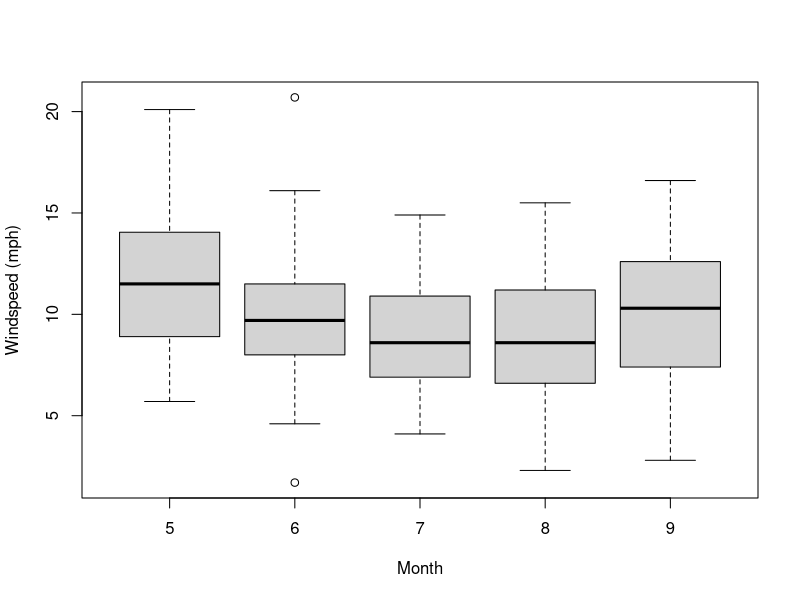
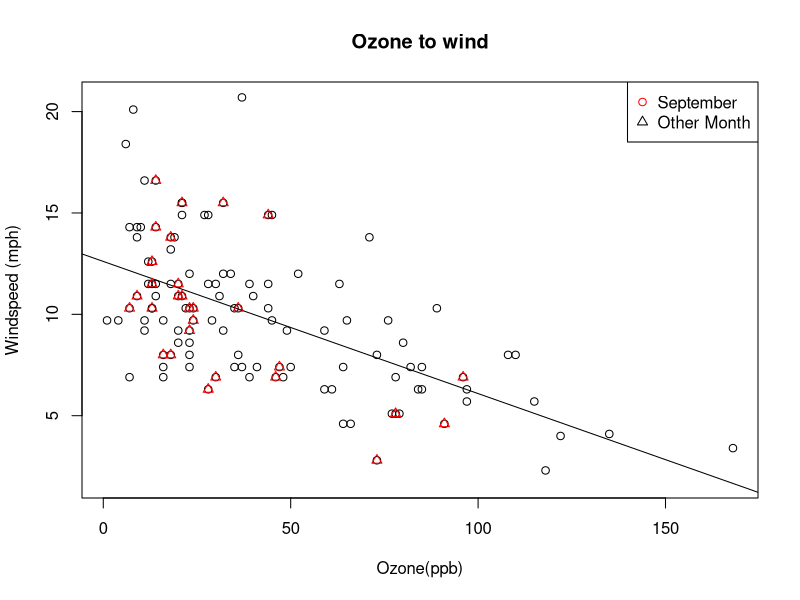
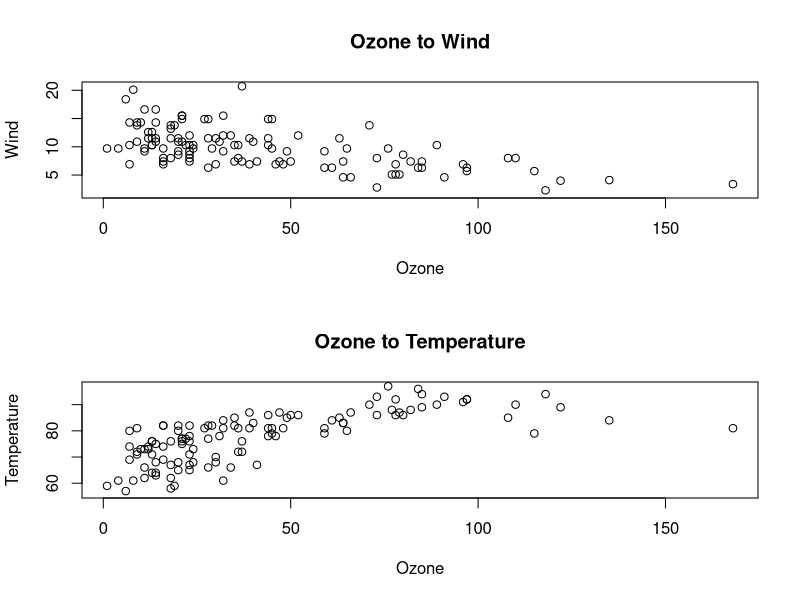
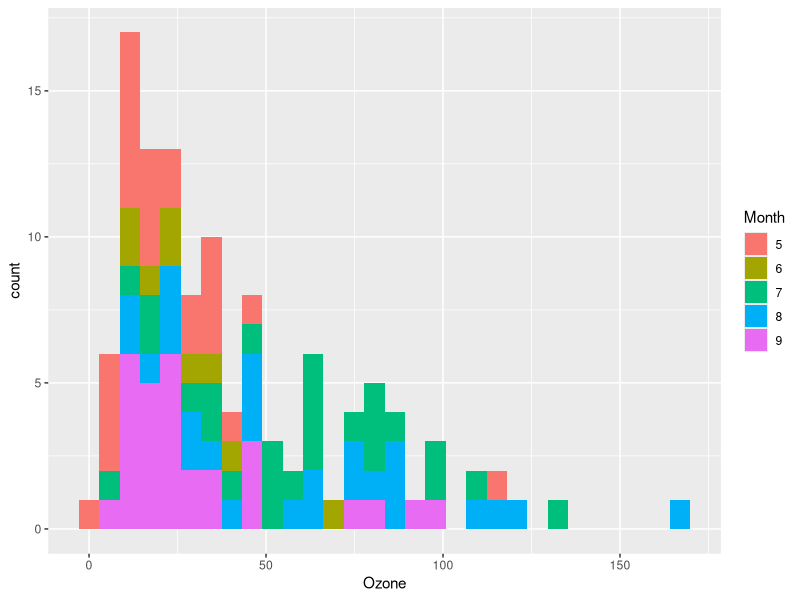
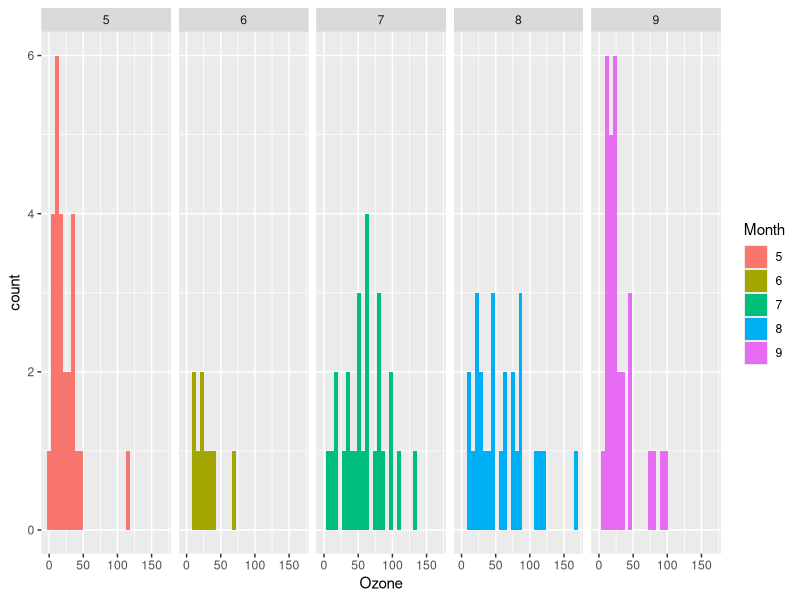
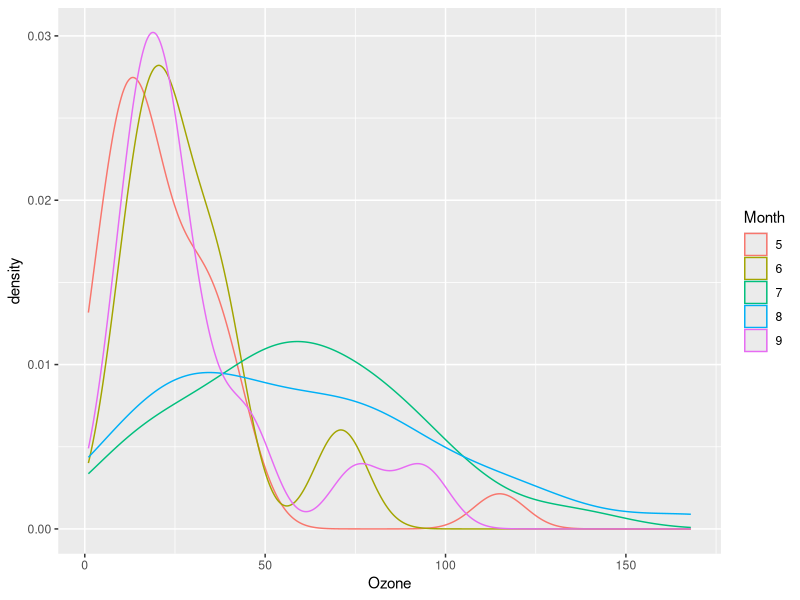
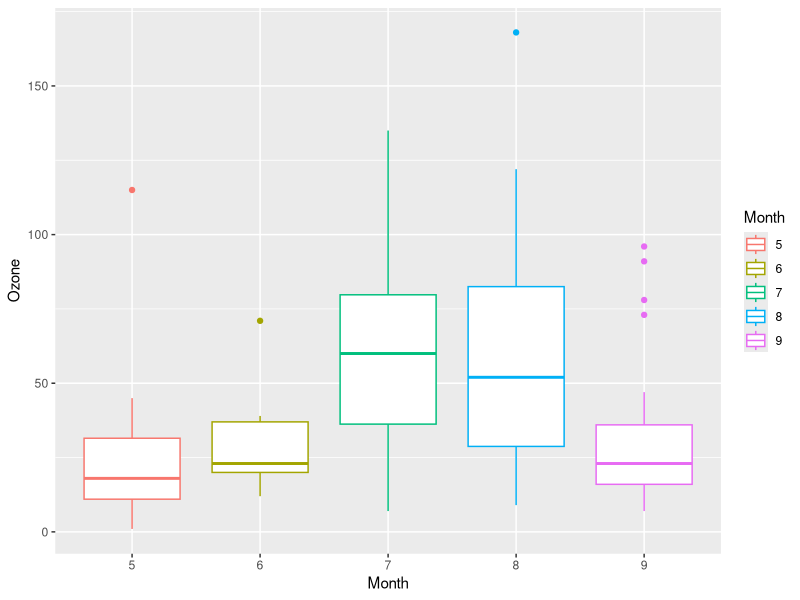
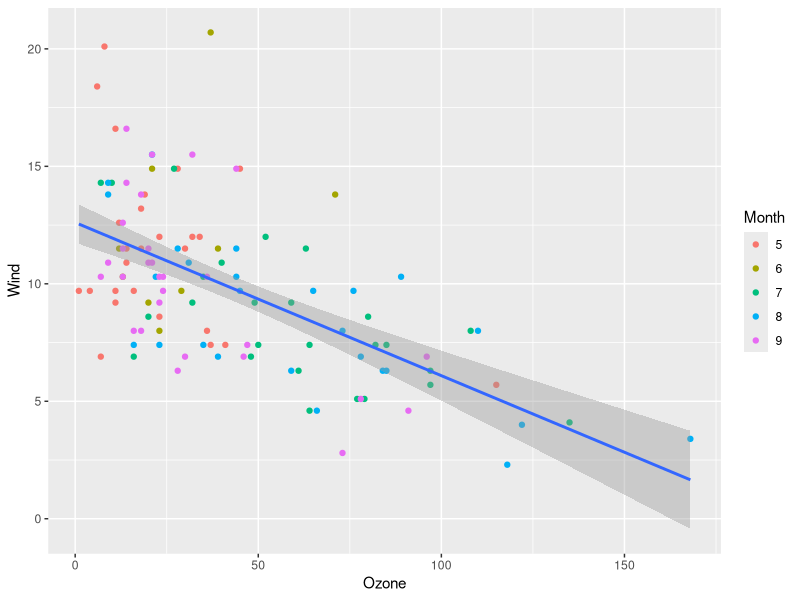

The R script that drew these images, in order:
library(dplyr)
library(magrittr)
data(airquality)
summary(airquality)
head(airquality)

#It shows the first 5 data of the data set. 
#We can see the mean ozone level, solar radiation, average wind speed and maximum temperature everyday since May 1st. 
#To see the distribution of each variable, I use the box plot. In this example, I want to find out the distribution of wind speed each month. 
airquality %$% boxplot(formula = Wind ~ Month, #Y value~X value
                       xlab = "Month",          
                       ylab = "Windspeed (mph)") 
# The interest point is the winds peed on June. From the box plot, the data is concentrated in the center of the distribution; however, it has two outliers, which are the maximum and minimum point of this data. It shows that usually the wind speed on June is around 10 mph, but there are two days, which have extreme wind speed. 
#Furthermore, we want to know if the wind speed is correlated with other variable, to find out, I can use the scatter pot. 
airquality %$% plot(x=.$Ozone,            
                    y=.$Wind,             
                    main="Ozone to wind",   
                    xlab="Ozone(ppb)",            
                    ylab="Windspeed (mph)")      
#In this example, I want to find out the correlation between ozone and wind. From the scatter plot, we see that with higher ozone level, the wind speed is weaker. I can also put an abline here to see if the points fit the line or not. 
lm.model  <-
  airquality %$% lm(Wind~Ozone)  
abline(lm.model)   
#If more point fit the abline, it means the ozone and wind is more related to each other. 
#If we want to focus a particular month, for example, June, we can use the following steps. 
sep_data <- airquality %>% filter(Month == 9)
points(x=sep_data$Ozone,                       
       y=sep_data$Wind, 
       pch=2,                  
       col="red")  
#If I want to show the reader that the red point represent the data of September, I can put the legend on the graph. 
legend("topright",                                # the position of the legend
       pch = c(1,2),                              # the shape of the point
       col = c("red","black"),                    # color of the point 
       legend = c( "September", "Other Month")    # name of the color
)

# So what if I want to have 2 graph at the same time, say the scatter plot for ozone to wind and ozone to temperature?
par(mfrow = c(2,1))                               # First you set that it should be 2 row and 1 colum        
plot(airquality$Ozone, airquality$Wind, main = "Ozone to Wind", xlab = "Ozone", ylab = "Wind") 
plot(airquality$Ozone, airquality$Temp, main = "Ozone to Temperature", xlab = "Ozone", ylab = "Temperature")

#Now, I want to talk about one of the most popular package in R, ggplot2. We will still use the airquality example, but this time, I will work with ggplot2. To start it, I need a canvas first and I am doing to draw a histogram here. 
library(ggplot2)
library(dplyr)

airquality %<>% mutate( Month = factor(.$Month))
canvas <- ggplot(data=airquality)
canvas+geom_histogram(aes(Ozone,fill=Month,binwidth = 25))

# It can also show the histgram for each month
canvas+geom_histogram(aes(Ozone,fill=Month,binwidth = 25))+facet_grid(.~Month)

#The density plot which shows the distribution of Ozone level in each month. We can see that the Ozone level on May, June and Sepemter is more likely to be low.  
canvas+geom_density(aes(Ozone,color=Month))

# The box plot can also be applied here to see the distribution of Ozone level each month.
canvas+ geom_boxplot(aes(Month,Ozone,color=Month))

# I can also do the scatter plot and a regression line. We can see that not many points fit the line so it probabaly isn't a good regression line. 
ggplot(data=airquality)+ geom_point(aes(x=Ozone,y=Wind,color=Month))+geom_smooth(aes(x=Ozone,y=Wind),method = lm)

# I can also put a line to connect all the point. As you can see, it's fluactual and doesn't show any trend. 
ggplot(data=airquality,aes(x=Ozone,y=Wind,color=Month))+ geom_point()+geom_line()

#Lastely, I am going to show you how to do bar plot. First we have to calculate the sum of the Ozone, then we can see the Ozone sum each month.    
DF <- airquality %>% group_by(Month) %>% summarise(Ozone = sum(Ozone, na.rm = TRUE) )     
ggplot(data=DF) +
  geom_bar(aes(x=factor(1),
               y=Ozone,
               fill=factor(Month)),
           stat = "identity"
  ) +
  coord_polar("y", start=0)    
